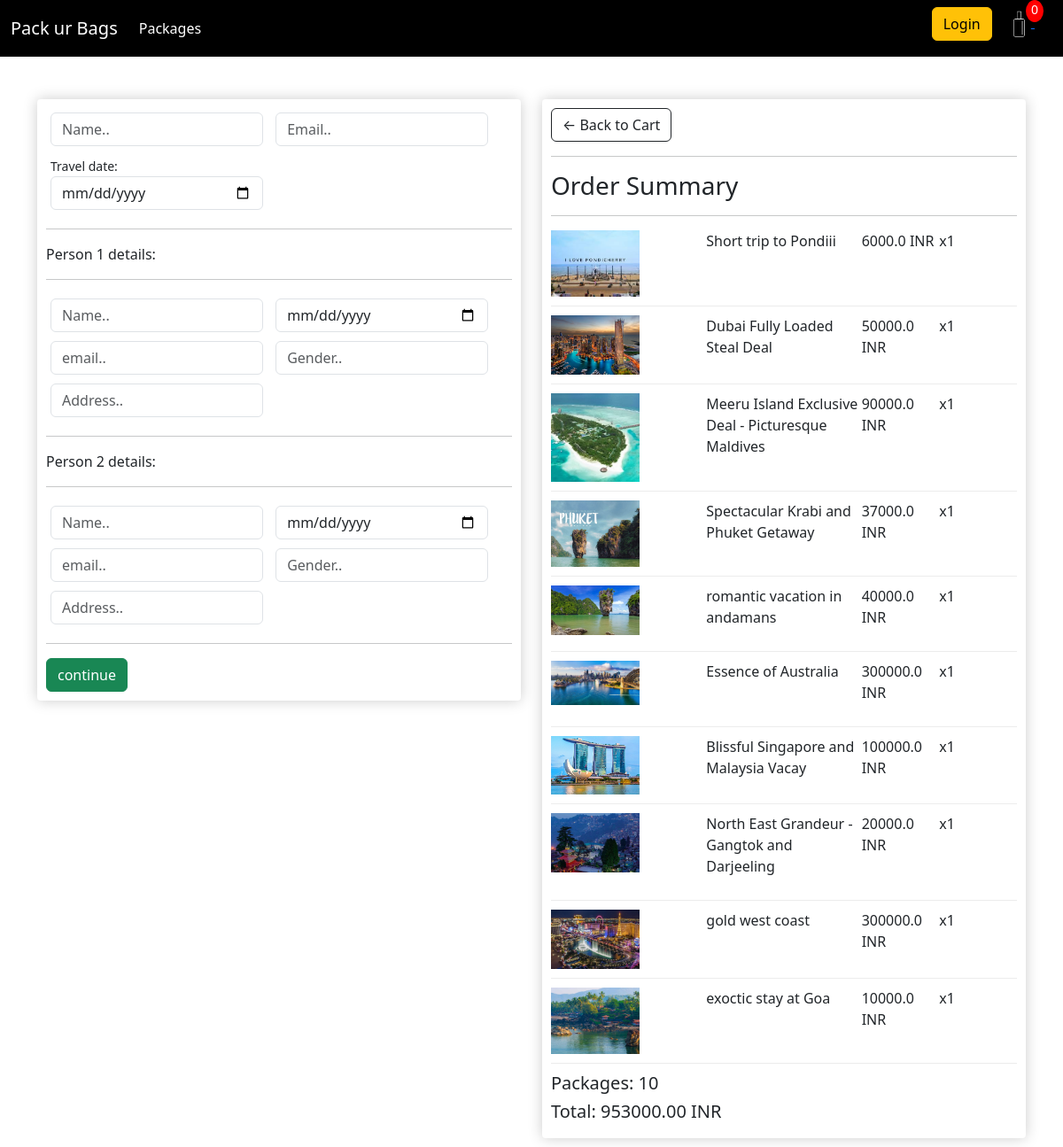
/checkout/ (signed in), run on an earlier commit of the app's database.
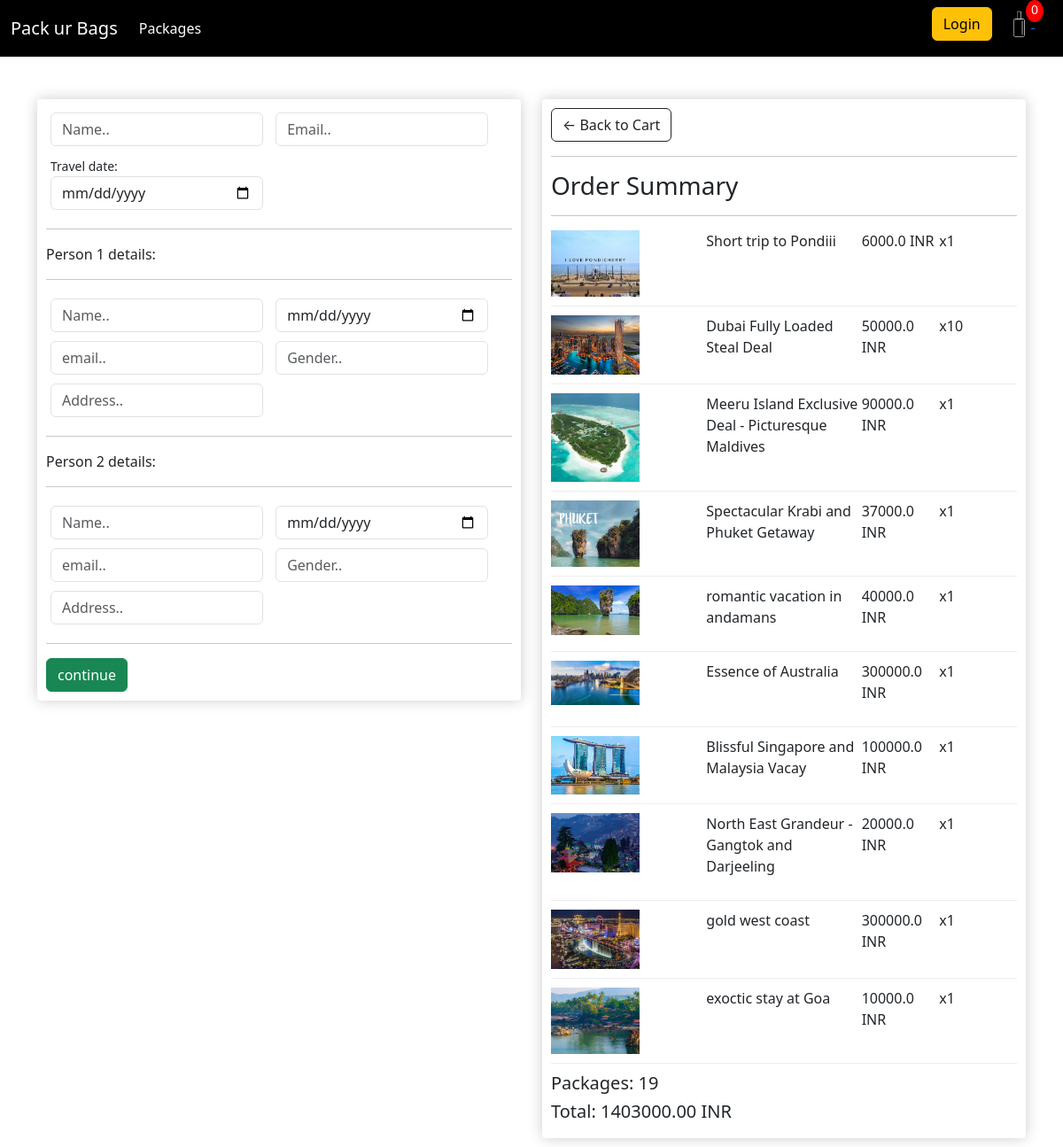
And on a later commit of the database.
### store/models.py (models this page shows, shortened)
class OrderItem(models.Model):
    package=models.ForeignKey(Package, on_delete=models.SET_NULL, blank=True, null=True)
    oder=models.ForeignKey(Order, on_delete=models.SET_NULL, blank=True, null=True)
    quantity = models.IntegerField(default=0, null=True, blank=True)
    date_added = models.DateTimeField(auto_now_add=True)
    @property
    def get_total(self):
        total = self.package.price * self.quantity
        return total

class Order(models.Model):
    customer = models.ForeignKey(Customer, on_delete=models.SET_NULL, blank=True, null= True)
    date_ordered = models.DateTimeField(auto_now_add=True)
    complete=models.BooleanField(default=False, null=True, blank=False)
    transaction_id = models.CharField(max_length=300, null=True)
    @property
    def get_cart_total(self):
        orderitems = self.orderitem_set.all()
        total = sum([item.get_total for item in orderitems])
        return total
    @property
    def get_cart_items(self):
        orderitems = self.orderitem_set.all()
        total = sum([item.quantity for item in orderitems])
        return total

class Package(models.Model):
    name = models.CharField(max_length=300, null=True)
    price = models.FloatField()
    no_of_days = models.IntegerField()
    places_included = models.CharField(max_length=300 , null=True)
    image = models.ImageField(null= True, blank=True)
    @property
    def imageURL(self):
        try:
            url = self.image.url
        except:
            url = ''
        return url

### store/views.py (the view)
# urls.py: path('checkout/', views.checkout, name='checkout'),
def checkout(request):
    if request.user.is_authenticated:
        customer = request.user.customer
        order , created = Order.objects.get_or_create(customer=customer, complete=False)
        items = order.orderitem_set.all()
    else:
        items = []
        order = {'get_cart_total':0, 'get_cart_items':0 }
    context = {'items':items , 'order':order}
    return render(request, 'store/checkout.html', context)

### store/templates/store/checkout.html (shortened to what this page needs)
{% extends 'store/main.html' %}
{% load static %}
{% block content %}
<div class="row">
    <div class="col-lg-6">
        <div class="box-element" id="form-wrapper">
            <form id="form">
                <div id="user-info">
                    <div class="form-field">
                        <input required class="form-control" type="text" name="name" placeholder="Name..">
                    </div>
                    <div class="form-field">
                        <input required class="form-control" type="email" name="email" placeholder="Email..">
                    </div>
                    <div class="form-field">
                        <small>Travel date:</small>
                        <input required class="form-control" type="date" name="travel-date" placeholder="Travel date.." id="date-picker">
                    </div>
                </div>
                <div id="shipping-info">
                    <hr>
					<p>Person 1 details:</p>
					<hr>
					<div class="form-field">
						<input class="form-control" type="text" name="name" placeholder="Name..">
					</div>
                    <div class="form-field">
						<input class="form-control" type="date" name="dob" placeholder="date of birth..">
					</div>
					<div class="form-field">
						<input class="form-control" type="email" name="email" placeholder="email..">
					</div>
                    <div class="form-field">
                        <input class="form-control" type="text" name="gender" placeholder="Gender..">
                    </div>
					<div class="form-field">
                        <input class="form-control" type="text" name="adress" placeholder="Address..">
					</div>
                    <hr>
					<p>Person 2 details:</p>
					<hr>
					<div class="form-field">
						<input class="form-control" type="text" name="name" placeholder="Name..">
					</div>
                    <div class="form-field">
						<input class="form-control" type="date" name="dob" placeholder="date of birth..">
					</div>
					<div class="form-field">
						<input class="form-control" type="email" name="email" placeholder="email..">
					</div>
                    <div class="form-field">
                        <input class="form-control" type="text" name="gender" placeholder="Gender..">
                    </div>
					<div class="form-field">
                        <input class="form-control" type="text" name="adress" placeholder="Address..">
					</div>
                </div>
                <hr>
                <input id="form-button" class="btn btn-success btn-block" type="submit" value="continue">
            </form>
        </div>
        <br>
    </div>
    <div class="col-lg-6">
        <div class="box-element">
            <a class="btn btn-outline-dark" href="{% url 'cart' %}">&#x2190; Back to Cart</a>
            <hr>
            <h3>Order Summary</h3>
            <hr>
            {% for item in items %}
            <div class="cart-row">
                <div style="flex:2"><img class="row-image" src="{{item.package.imageURL}}"></div>
                <div style="flex:2"><p>{{item.package.name}}</p></div>
                <div style="flex:1"><p>{{item.package.price}} INR</p></div>
                <div style="flex:1"><p>x{{item.quantity}}</p></div>
            </div>
            {% endfor %}
            <h5>Packages: {{order.get_cart_items}}</h5>
            <h5>Total: {{order.get_cart_total|floatformat:2}} INR</h5>
        </div>
    </div>
</div>
{% endblock content %}

What changed in the data, as far as the page shows it:
changed OrderItem "Dubai Fully Loaded Steal Deal": quantity "1" → "10"
changed through a linked row, Order: get_cart_items "10" → "19"; get_cart_total "953000.00" → "1403000.00"
